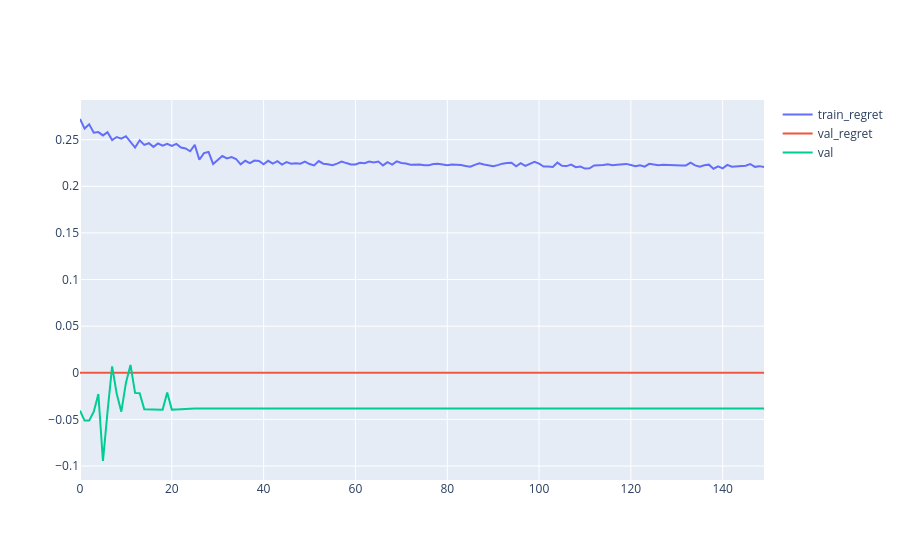

Write notebook code for a chart like this one.
### Code cell
import plotly.graph_objects as go 
s_train_regret = (df_1[[('train', 'mean_regret'), ('gen','')]]).groupby('gen').agg('mean').iloc[:,0]
s_val_regret = (df_1[[('val', 'mean_regret'), ('gen','')]]).groupby('gen').agg('mean').iloc[:,0]
s_val = (df_1[[('val', 'mean'), ('gen','')]]).groupby('gen').agg('mean').iloc[:,0]
fig = go.Figure()
fig.add_trace(go.Scatter(x = s_train_regret.index.values, y = s_train_regret.values, name = 'train_regret'))
fig.add_trace(go.Scatter(x = s_val_regret.index, y = s_val_regret.values, name = 'val_regret'))
fig.add_trace(go.Scatter(x = s_val.index, y = s_val.values, name = 'val'))
fig.show()

### Figure 1 — Plotly figure (JSON) as saved in the notebook; plotly's stock layout.template omitted (floating-point values rounded to 4 significant figures; data arrays with more than 128 entries replaced by an {"elided": "..."} marker saying what was removed)
{"data": [{"name": "train_regret", "type": "scatter", "x": {"elided": "150 float values"}, "y": {"elided": "150 float values"}}, {"name": "val_regret", "type": "scatter", "x": {"elided": "150 float values"}, "y": {"elided": "150 float values"}}, {"name": "val", "type": "scatter", "x": {"elided": "150 float values"}, "y": {"elided": "150 float values"}}], "layout": {}}
